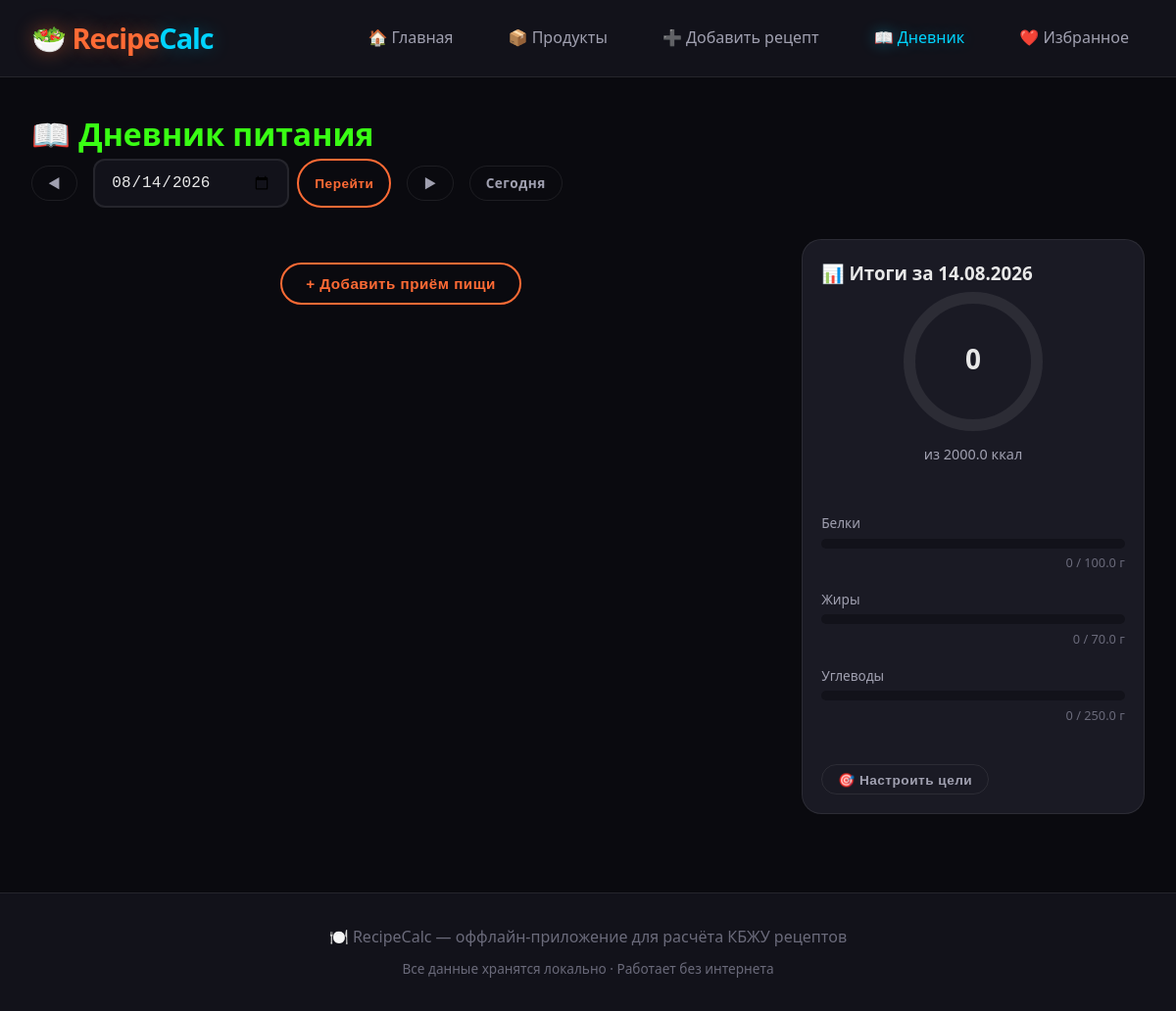
Screenshot of /diary/ with the database file from the repository.
### models.py (models this page shows)
class DietGoal(db.Model):
    id = db.Column(db.Integer, primary_key=True)
    calories = db.Column(db.Float, default=2000.0)
    proteins = db.Column(db.Float, default=100.0)
    fats = db.Column(db.Float, default=70.0)
    carbs = db.Column(db.Float, default=250.0)

### routes/diary.py (the view)
@diary_bp.route('/')
def diary():
    date_str = request.args.get('date', datetime.now().strftime('%Y-%m-%d'))
    try:
        diary_date = datetime.strptime(date_str, '%Y-%m-%d').date()
    except ValueError:
        diary_date = date.today()
    prev_date = diary_date - timedelta(days=1)
    next_date = diary_date + timedelta(days=1)
    meals = MealRecord.query.filter(MealRecord.date == diary_date).order_by(MealRecord.time).all()
    goal = DietGoal.query.first()
    if not goal:
        goal = DietGoal()
        db.session.add(goal)
        db.session.commit()
    total_calories = sum(meal.total_calories() for meal in meals)
    total_proteins = sum(meal.total_proteins() for meal in meals)
    total_fats = sum(meal.total_fats() for meal in meals)
    total_carbs = sum(meal.total_carbs() for meal in meals)
    return render_template('diary.html',
                           date=diary_date,
                           prev_date=prev_date,
                           next_date=next_date,
                           now=datetime.now(),
                           meals=meals,
                           goal=goal,
                           totals={
                               'calories': total_calories,
                               'proteins': total_proteins,
                               'fats': total_fats,
                               'carbs': total_carbs
                           })

### templates/diary.html (shortened to what this page needs)
{% extends "base.html" %}
{% block content %}
<h1 style="color: var(--neon-green);">📖 Дневник питания</h1>
<div class="date-navigator" style="display:flex; gap:1rem; align-items:center; margin-bottom:2rem;">
    <a href="{{ url_for('diary.diary', date=prev_date.isoformat()) }}" class="btn btn-sm btn-outline">◀</a>
    <form method="GET" action="{{ url_for('diary.diary') }}" style="display:flex; gap:0.5rem;">
        <input type="date" name="date" value="{{ date.isoformat() }}" class="form-control" style="width:200px;">
        <button type="submit" class="btn btn-sm btn-primary">Перейти</button>
    </form>
    <a href="{{ url_for('diary.diary', date=next_date.isoformat()) }}" class="btn btn-sm btn-outline">▶</a>
    <a href="{{ url_for('diary.diary') }}" class="btn btn-sm btn-outline">Сегодня</a>
</div>
<div class="diary-layout">
    <div class="diary-meals">
        <div class="text-center mt-3">
            <button class="btn btn-primary" onclick="showAddMealModal()">+ Добавить приём пищи</button>
        </div>
    </div>
    <div class="diary-summary">
        <div class="card">
            <div class="card-body">
                <h3>📊 Итоги за {{ date.strftime('%d.%m.%Y') }}</h3>
                <div class="calorie-ring">
                    <svg width="150" height="150" viewBox="0 0 150 150">
                        <circle cx="75" cy="75" r="65" fill="none" stroke="var(--border-color)" stroke-width="12"/>
                        <circle cx="75" cy="75" r="65" fill="none" stroke="var(--neon-orange)" stroke-width="12"
                                stroke-dasharray="408.4" stroke-dashoffset="{{ 408.4 * (1 - totals.calories / goal.calories) if totals.calories <= goal.calories else 0 }}"
                                stroke-linecap="round" transform="rotate(-90 75 75)" id="calorie-ring-fill"/>
                        <text x="75" y="75" text-anchor="middle" dy="0.3em" fill="var(--text-primary)" font-size="28" font-weight="bold">
                            {{ totals.calories|round(0) }}
                        </text>
                    </svg>
                    <div class="calorie-ring-label">из {{ goal.calories|round(0) }} ккал</div>
                </div>
                <div class="macro-bars">
                    <div class="macro-bar">
                        <div class="macro-bar__label">Белки</div>
                        <div class="macro-bar__track">
                        </div>
                        <div class="macro-bar__values">{{ totals.proteins|round(1) }} / {{ goal.proteins }} г</div>
                    </div>
                    <div class="macro-bar">
                        <div class="macro-bar__label">Жиры</div>
                        <div class="macro-bar__track">
                        </div>
                        <div class="macro-bar__values">{{ totals.fats|round(1) }} / {{ goal.fats }} г</div>
                    </div>
                    <div class="macro-bar">
                        <div class="macro-bar__label">Углеводы</div>
                        <div class="macro-bar__track">
                        </div>
                        <div class="macro-bar__values">{{ totals.carbs|round(1) }} / {{ goal.carbs }} г</div>
                    </div>
                </div>
                <div class="mt-3">
                    <button class="btn btn-sm btn-outline" onclick="toggleSection('goal-settings', this)">🎯 Настроить цели</button>
                </div>
            </div>
        </div>
    </div>
</div>
{% endblock %}

### static/css/style.css (style rules this page uses)
:root { --bg-primary: #0a0a0f; --bg-secondary: #12121a; --bg-card: #1a1a24; --bg-card-hover: #222230; --neon-orange: #ff6b35; --neon-orange-glow: rgba(255, 107, 53, 0.4); --neon-green: #39ff14; --neon-green-glow: rgba(57, 255, 20, 0.3); --neon-blue: #00d4ff; --neon-blue-glow: rgba(0, 212, 255, 0.3); --neon-pink: #ff2d95; --neon-pink-glow: rgba(255, 45, 149, 0.3); --neon-yellow: #ffd700; --text-primary: #e8e8e8; --text-secondary: #a0a0b0; --text-muted: #6a6a7a; --border-color: rgba(255, 255, 255, 0.08); --success: #39ff14; --warning: #ffd700; --danger: #ff2d95; --radius-sm: 8px; --radius-md: 12px; --radius-lg: 20px; --radius-xl: 28px; --transition: all 0.3s cubic-bezier(0.4, 0, 0.2, 1); }
* { margin: 0; padding: 0; box-sizing: border-box; }
body { font-family: 'Segoe UI', system-ui, -apple-system, sans-serif; background: var(--bg-primary); color: var(--text-primary); line-height: 1.6; min-height: 100vh; }
.btn { display: inline-block; padding: 0.7rem 1.5rem; border: 2px solid transparent; border-radius: var(--radius-xl); font-weight: 600; text-decoration: none; cursor: pointer; transition: var(--transition); font-size: 0.95rem; letter-spacing: 0.5px; }
.btn-primary { background: transparent; border-color: var(--neon-orange); color: var(--neon-orange); }
.btn-sm { padding: 0.4rem 1rem; font-size: 0.85rem; }
.card { position: relative; }
.card { background: var(--bg-card); border: 1px solid var(--border-color); border-radius: var(--radius-lg); overflow: hidden; transition: var(--transition); display: flex; flex-direction: column; height: 100%; }
.card-body { padding: 1.2rem; flex: 1; display: flex; flex-direction: column; }
.form-control { width: 100%; padding: 0.8rem 1rem; background: var(--bg-secondary); border: 2px solid var(--border-color); border-radius: var(--radius-md); color: var(--text-primary); font-size: 1rem; transition: var(--transition); }
.text-center { text-align: center; }
.mt-3 { margin-top: 1.5rem; }
.card { animation: fadeIn 0.5s ease-out forwards; }
.btn-outline { background: transparent; border: 1px solid var(--border-color); color: var(--text-secondary); }
.diary-layout { display: grid; grid-template-columns: 1fr 350px; gap: 2rem; align-items: start; }
.calorie-ring { text-align: center; margin-bottom: 1.5rem; }
.calorie-ring svg { display: block; margin: 0 auto; }
.calorie-ring-label { color: var(--text-secondary); margin-top: 0.5rem; font-size: 0.9rem; }
.macro-bars { margin-top: 1.5rem; }
.macro-bar { margin-bottom: 1rem; }
.macro-bar__label { font-size: 0.85rem; color: var(--text-secondary); margin-bottom: 0.3rem; }
.macro-bar__track { height: 10px; background: var(--bg-secondary); border-radius: 5px; overflow: hidden; margin-bottom: 0.3rem; }
.macro-bar__values { font-size: 0.8rem; color: var(--text-muted); text-align: right; }

### rows the page displays
DietGoal: calories "2000.0", proteins "100.0", fats "70.0", carbs "250.0"

### other values shown
{{ date.strftime('%d.%m.%Y') }} "14.08.2026"
{{ totals.calories|round(0) }} "0"
{{ totals.proteins|round(1) }} "0"
{{ totals.fats|round(1) }} "0"
{{ totals.carbs|round(1) }} "0"
